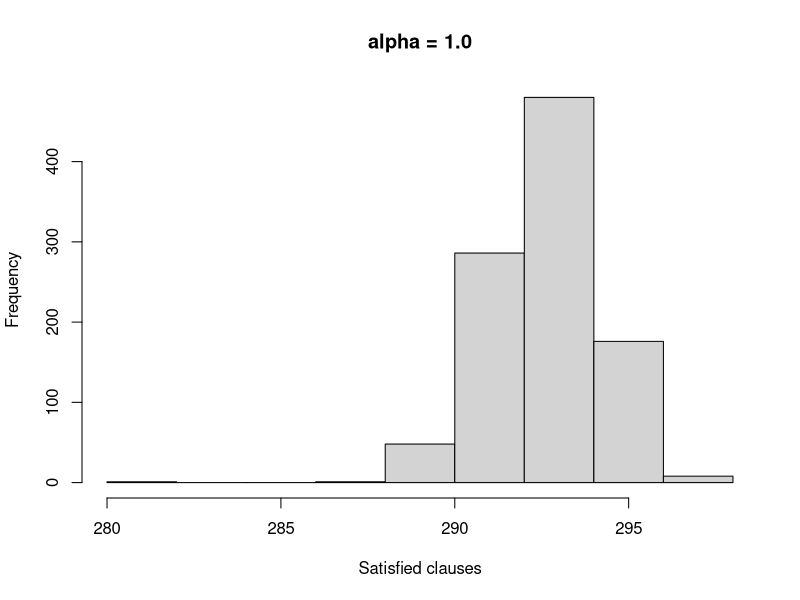

This chart was generated by the following R code:
d<-read.table( 'results/walksat/par8-5-c_1.0.dat' )
png( 'results/walksat/par8-5-c_1.0.png' )
hist( d$V1, main = 'alpha = 1.0', xlab = 'Satisfied clauses' )
dev.off()
q()